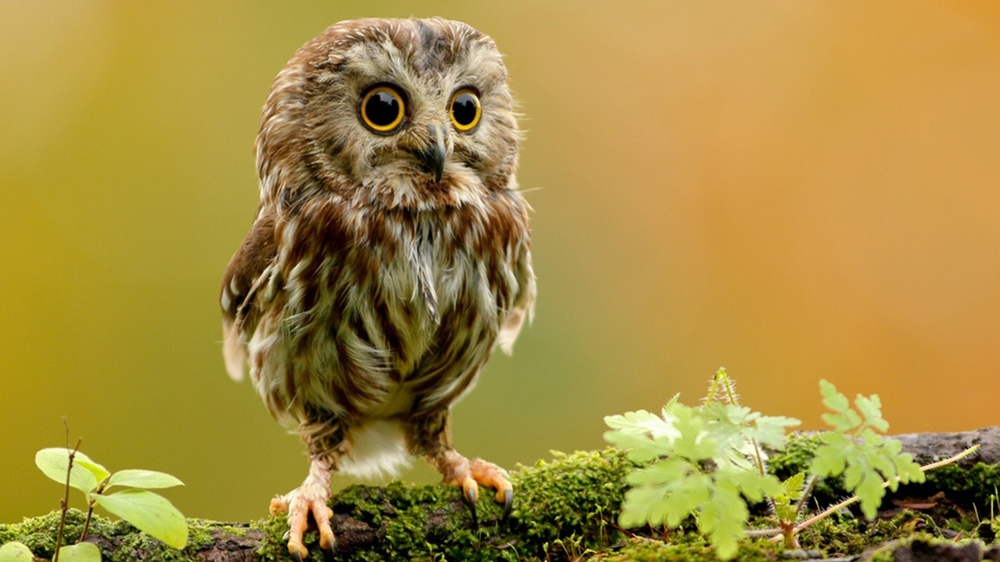
%> input picture Lab1/IMG.jpg, 1000 x 562 px, shrunk from 1920 x 1080 before the run
$ octave Lab1.m   (GNU Octave 9; MATLAB toolbox functions it lacks are replaced by stand-ins)
%> lines starting %> are read from the running program, lines starting %| are printed output that depends on the picture; in (x1, y1, x2, y2) boxes, pixels count from 0 and x2, y2 are one past the last pixel; in counts of white or black regions, pixels touching at a corner belong together; the program's own positions count from 1
clear all
close all
clc
f = imread('IMG.jpg');
%> f is the input picture: size 562x1000x3 uint8; mean R, G, B 164.8, 140.1, 64.3
J = rgb2gray(f);

%Exercise 1
figure
histogram(J)
%> figure, not shown here; tallest bar 37106 high, from x = 166 to 168
figure
hold on
title('Img Without Hist Equalization')
subplot(1,2,1)
imshow(f)
subplot(1,2,2)
imshow(J)
A = histeq(J);
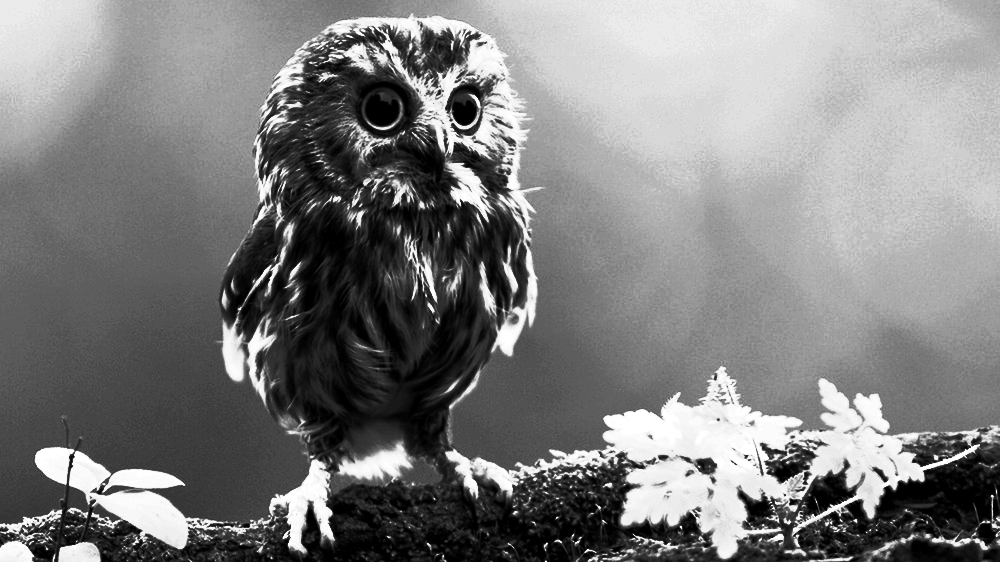
%> A: size 562x1000 uint8; min 0, max 255, mean 127.5
figure
hold on
title('Img With Hist Equalization')
subplot(1,2,1)
imshow(J)
subplot(1,2,2)
imshow(A)

%Exercise 2
figure
imshow(f.*3)

%Exercise 3
figure
subplot(1,2,1)
imshow(imrotate(f,90))
subplot(1,2,2)
imshow(imresize(f,0.1))

%Exercise 4
level = graythresh(J);
%> level = 0.42
BW = imbinarize(J,level);
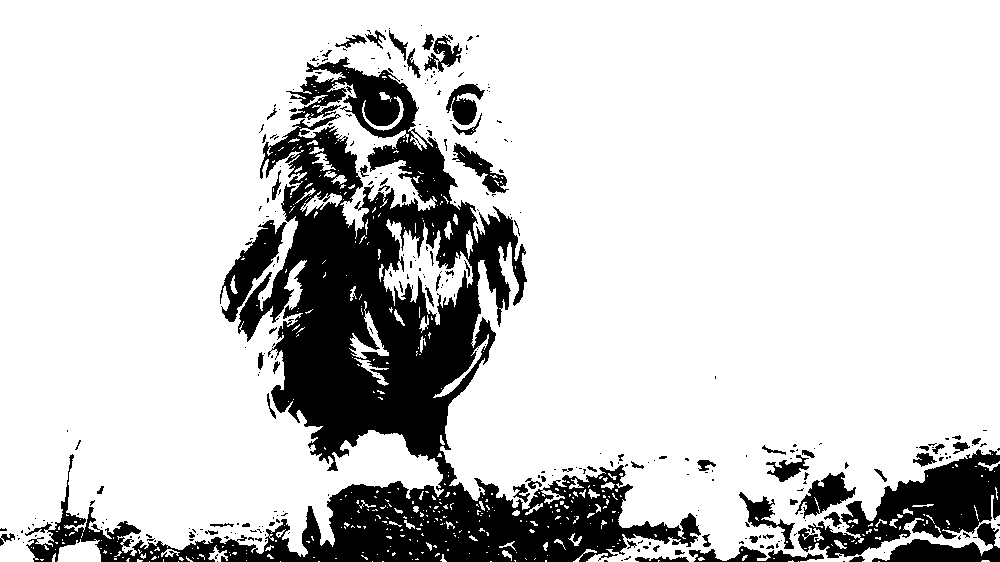
%> BW: size 562x1000 logical; 81.1% white; 327 black regions (255 under 20 px), largest, box (x1, y1, x2, y2) and area: (25, 57, 701, 562) 81705, (798, 449, 1000, 558) 9240, (220, 220, 287, 322) 2406
figure
imshowpair(J,BW,'montage')
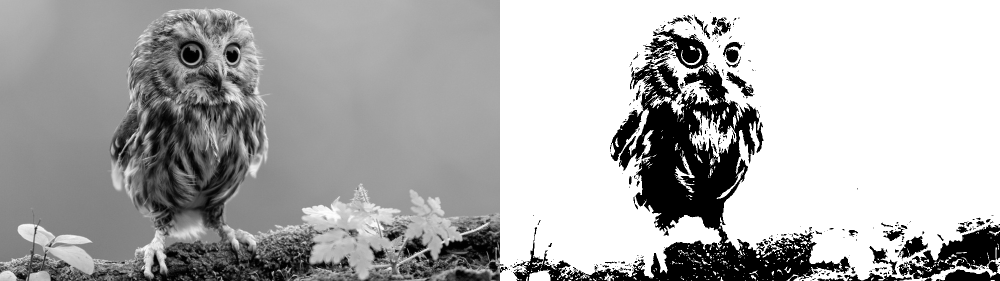
%> displayed picture: size 562x2000, on the screen's scale of 0 to 255 (shown at 1/2 size); min 0, max 255, mean 173.2

%Exercise 5
B = imcrop(f,[400 100 700 200]);
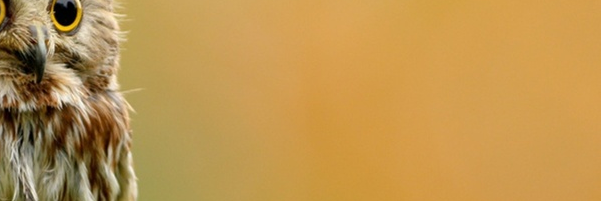
%> B: size 201x601x3 uint8; mean R, G, B 190.6, 148.7, 79.8
figure
imshow(B)

%Exercise 6
r = xcorr2(J,imcrop(J,[400 100 700 200]));
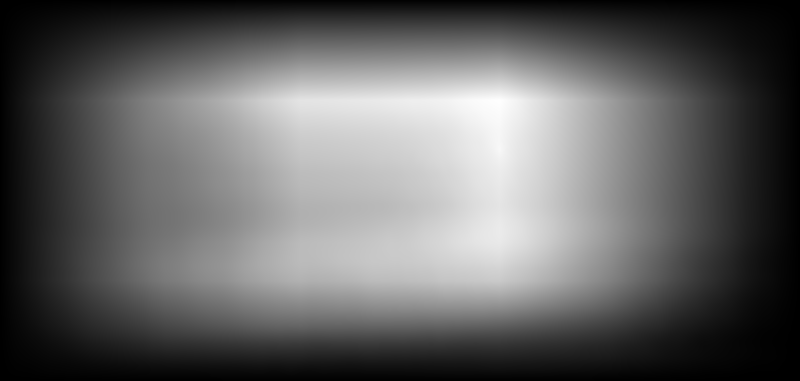
%> r: size 762x1600 double (shown at 1/2 size); min 6528, max 3040242820, mean 1.19e+09; drawn with min black and max white
imagesc(r)
colorbar
surf(r)
shading interp
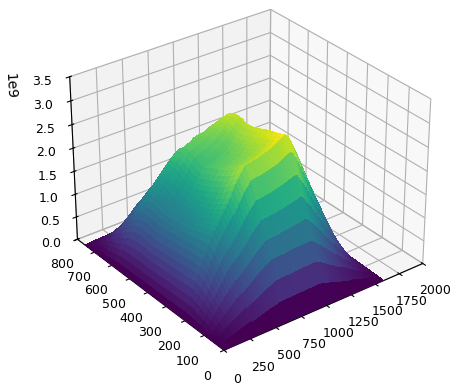
%> figure redrawn from the program's plot data

%Exercise 7
BW1 = edge(J,'sobel');
%> BW1: size 562x1000 logical; 3.9% white in thin lines or dots
BW2 = edge(J,'canny');
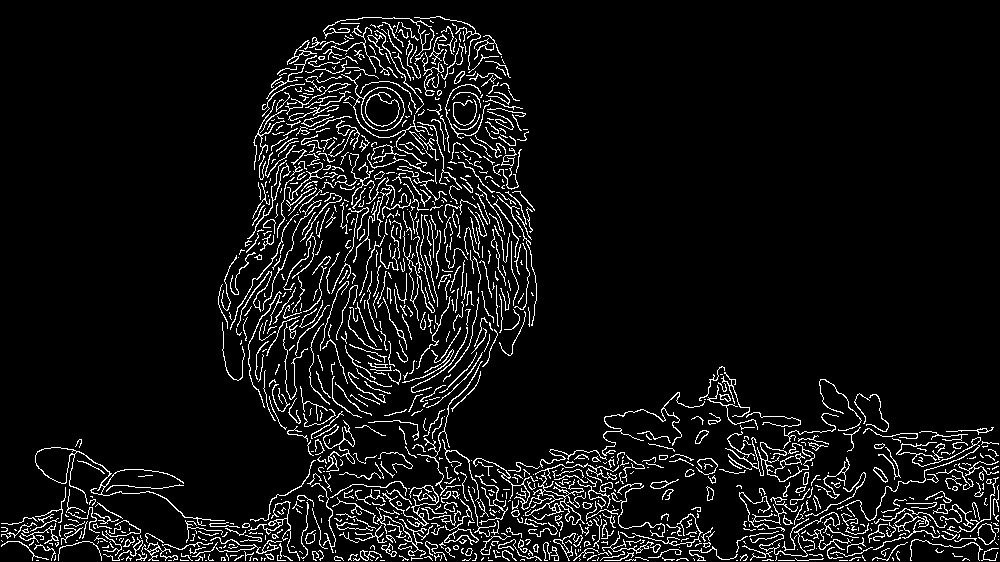
%> BW2: size 562x1000 logical; 7.2% white in thin lines or dots
figure
imshow(BW1)
figure
imshow(BW2)
